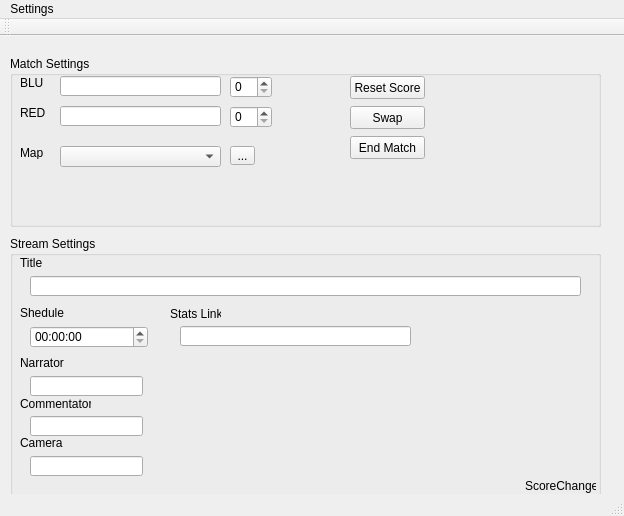
<?xml version="1.0" encoding="UTF-8"?>
<ui version="4.0">
 <class>ScoreChanger</class>
 <widget class="QMainWindow" name="ScoreChanger">
  <property name="geometry">
   <rect>
    <x>0</x>
    <y>0</y>
    <width>624</width>
    <height>516</height>
   </rect>
  </property>
  <property name="windowTitle">
   <string>ScoreChanger</string>
  </property>
  <widget class="QWidget" name="centralWidget">
   <widget class="QGroupBox" name="matchSetings">
    <property name="geometry">
     <rect>
      <x>10</x>
      <y>20</y>
      <width>591</width>
      <height>171</height>
     </rect>
    </property>
    <property name="title">
     <string>Match Settings</string>
    </property>
    <widget class="QLineEdit" name="nameBLU">
     <property name="geometry">
      <rect>
       <x>50</x>
       <y>20</y>
       <width>161</width>
       <height>20</height>
      </rect>
     </property>
    </widget>
    <widget class="QLabel" name="BLU">
     <property name="geometry">
      <rect>
       <x>10</x>
       <y>20</y>
       <width>46</width>
       <height>13</height>
      </rect>
     </property>
     <property name="text">
      <string>BLU</string>
     </property>
    </widget>
    <widget class="QLineEdit" name="nameRED">
     <property name="geometry">
      <rect>
       <x>50</x>
       <y>50</y>
       <width>161</width>
       <height>20</height>
      </rect>
     </property>
    </widget>
    <widget class="QLabel" name="RED">
     <property name="geometry">
      <rect>
       <x>10</x>
       <y>50</y>
       <width>46</width>
       <height>13</height>
      </rect>
     </property>
     <property name="text">
      <string>RED</string>
     </property>
    </widget>
    <widget class="QSpinBox" name="pointBLU">
     <property name="geometry">
      <rect>
       <x>220</x>
       <y>20</y>
       <width>42</width>
       <height>22</height>
      </rect>
     </property>
    </widget>
    <widget class="QSpinBox" name="pointRED">
     <property name="geometry">
      <rect>
       <x>220</x>
       <y>50</y>
       <width>42</width>
       <height>22</height>
      </rect>
     </property>
    </widget>
    <widget class="QComboBox" name="comboMap">
     <property name="geometry">
      <rect>
       <x>50</x>
       <y>90</y>
       <width>161</width>
       <height>21</height>
      </rect>
     </property>
     <item>
      <property name="text">
       <string/>
      </property>
     </item>
     <item>
      <property name="text">
       <string>cp_badlands</string>
      </property>
     </item>
     <item>
      <property name="text">
       <string>cp_granary</string>
      </property>
     </item>
     <item>
      <property name="text">
       <string>cp_gullywash_final1</string>
      </property>
     </item>
     <item>
      <property name="text">
       <string>cp_snakewater_final1</string>
      </property>
     </item>
     <item>
      <property name="text">
       <string>cp_process_final</string>
      </property>
     </item>
     <item>
      <property name="text">
       <string>koth_pro_viaduct_rc4</string>
      </property>
     </item>
     <item>
      <property name="text">
       <string>koth_ashville_rc1</string>
      </property>
     </item>
     <item>
      <property name="text">
       <string>koth_coalplant_b7</string>
      </property>
     </item>
     <item>
      <property name="text">
       <string>koth_ultiduo_r_b7</string>
      </property>
     </item>
     <item>
      <property name="text">
       <string>pl_swiftwater_ugc</string>
      </property>
     </item>
     <item>
      <property name="text">
       <string>ctf_turbine_pro_b1</string>
      </property>
     </item>
     <item>
      <property name="text">
       <string>cp_gravelpit</string>
      </property>
     </item>
     <item>
      <property name="text">
       <string>cp_steel</string>
      </property>
     </item>
     <item>
      <property name="text">
       <string>koth_lakeside_final</string>
      </property>
     </item>
     <item>
      <property name="text">
       <string>pl_badwater</string>
      </property>
     </item>
     <item>
      <property name="text">
       <string>pl_upward</string>
      </property>
     </item>
     <item>
      <property name="text">
       <string>ctf_ballin_sky</string>
      </property>
     </item>
     <item>
      <property name="text">
       <string>mge_training_v8_beta4a</string>
      </property>
     </item>
     <item>
      <property name="text">
       <string>mge_training_v8_beta4b</string>
      </property>
     </item>
     <item>
      <property name="text">
       <string>ultiduo_baloo</string>
      </property>
     </item>
    </widget>
    <widget class="QLabel" name="map">
     <property name="geometry">
      <rect>
       <x>10</x>
       <y>90</y>
       <width>46</width>
       <height>13</height>
      </rect>
     </property>
     <property name="text">
      <string>Map</string>
     </property>
    </widget>
    <widget class="QPushButton" name="resetScore">
     <property name="geometry">
      <rect>
       <x>340</x>
       <y>20</y>
       <width>75</width>
       <height>23</height>
      </rect>
     </property>
     <property name="text">
      <string>Reset Score</string>
     </property>
    </widget>
    <widget class="QPushButton" name="swap">
     <property name="geometry">
      <rect>
       <x>340</x>
       <y>50</y>
       <width>75</width>
       <height>23</height>
      </rect>
     </property>
     <property name="text">
      <string>Swap</string>
     </property>
    </widget>
    <widget class="QPushButton" name="endMatch">
     <property name="geometry">
      <rect>
       <x>340</x>
       <y>80</y>
       <width>75</width>
       <height>23</height>
      </rect>
     </property>
     <property name="text">
      <string>End Match</string>
     </property>
    </widget>
    <widget class="QToolButton" name="toolButton">
     <property name="geometry">
      <rect>
       <x>220</x>
       <y>90</y>
       <width>25</width>
       <height>19</height>
      </rect>
     </property>
     <property name="toolTip">
      <string>&lt;html&gt;&lt;head/&gt;&lt;body&gt;&lt;p&gt;Add&lt;/p&gt;&lt;/body&gt;&lt;/html&gt;</string>
     </property>
     <property name="text">
      <string>...</string>
     </property>
    </widget>
   </widget>
   <widget class="QGroupBox" name="groupBox">
    <property name="geometry">
     <rect>
      <x>10</x>
      <y>200</y>
      <width>591</width>
      <height>261</height>
     </rect>
    </property>
    <property name="title">
     <string>Stream Settings</string>
    </property>
    <widget class="QLabel" name="title">
     <property name="geometry">
      <rect>
       <x>10</x>
       <y>20</y>
       <width>46</width>
       <height>13</height>
      </rect>
     </property>
     <property name="text">
      <string>Title</string>
     </property>
    </widget>
    <widget class="QLineEdit" name="titleEdit">
     <property name="geometry">
      <rect>
       <x>20</x>
       <y>40</y>
       <width>551</width>
       <height>20</height>
      </rect>
     </property>
    </widget>
    <widget class="QTimeEdit" name="timeEdit">
     <property name="geometry">
      <rect>
       <x>20</x>
       <y>90</y>
       <width>118</width>
       <height>22</height>
      </rect>
     </property>
    </widget>
    <widget class="QLabel" name="shedule">
     <property name="geometry">
      <rect>
       <x>10</x>
       <y>70</y>
       <width>46</width>
       <height>13</height>
      </rect>
     </property>
     <property name="text">
      <string>Shedule</string>
     </property>
    </widget>
    <widget class="QLineEdit" name="statsEdit">
     <property name="geometry">
      <rect>
       <x>170</x>
       <y>90</y>
       <width>231</width>
       <height>20</height>
      </rect>
     </property>
    </widget>
    <widget class="QLabel" name="stats">
     <property name="geometry">
      <rect>
       <x>160</x>
       <y>70</y>
       <width>51</width>
       <height>16</height>
      </rect>
     </property>
     <property name="text">
      <string>Stats Link</string>
     </property>
    </widget>
    <widget class="QLineEdit" name="narratorEdit">
     <property name="geometry">
      <rect>
       <x>20</x>
       <y>140</y>
       <width>113</width>
       <height>20</height>
      </rect>
     </property>
    </widget>
    <widget class="QLabel" name="narrator">
     <property name="geometry">
      <rect>
       <x>10</x>
       <y>120</y>
       <width>46</width>
       <height>13</height>
      </rect>
     </property>
     <property name="text">
      <string>Narrator</string>
     </property>
    </widget>
    <widget class="QLabel" name="commentator">
     <property name="geometry">
      <rect>
       <x>10</x>
       <y>160</y>
       <width>71</width>
       <height>16</height>
      </rect>
     </property>
     <property name="text">
      <string>Commentator</string>
     </property>
    </widget>
    <widget class="QLineEdit" name="commentatorEdit">
     <property name="geometry">
      <rect>
       <x>20</x>
       <y>180</y>
       <width>113</width>
       <height>20</height>
      </rect>
     </property>
    </widget>
    <widget class="QLabel" name="camera">
     <property name="geometry">
      <rect>
       <x>10</x>
       <y>200</y>
       <width>46</width>
       <height>13</height>
      </rect>
     </property>
     <property name="text">
      <string>Camera</string>
     </property>
    </widget>
    <widget class="QLineEdit" name="cameraEdit">
     <property name="geometry">
      <rect>
       <x>20</x>
       <y>220</y>
       <width>113</width>
       <height>20</height>
      </rect>
     </property>
    </widget>
    <widget class="QLabel" name="act">
     <property name="geometry">
      <rect>
       <x>515</x>
       <y>240</y>
       <width>71</width>
       <height>20</height>
      </rect>
     </property>
     <property name="text">
      <string>ScoreChanger</string>
     </property>
    </widget>
   </widget>
  </widget>
  <widget class="QMenuBar" name="menuBar">
   <property name="geometry">
    <rect>
     <x>0</x>
     <y>0</y>
     <width>624</width>
     <height>21</height>
    </rect>
   </property>
   <widget class="QMenu" name="menuSettings">
    <property name="title">
     <string>Settings</string>
    </property>
    <addaction name="actionPath"/>
   </widget>
   <addaction name="menuSettings"/>
  </widget>
  <widget class="QToolBar" name="mainToolBar">
   <attribute name="toolBarArea">
    <enum>TopToolBarArea</enum>
   </attribute>
   <attribute name="toolBarBreak">
    <bool>false</bool>
   </attribute>
  </widget>
  <widget class="QStatusBar" name="statusBar"/>
  <action name="actionPath">
   <property name="text">
    <string>Path</string>
   </property>
  </action>
 </widget>
 <layoutdefault spacing="6" margin="11"/>
 <resources/>
 <connections/>
</ui>
